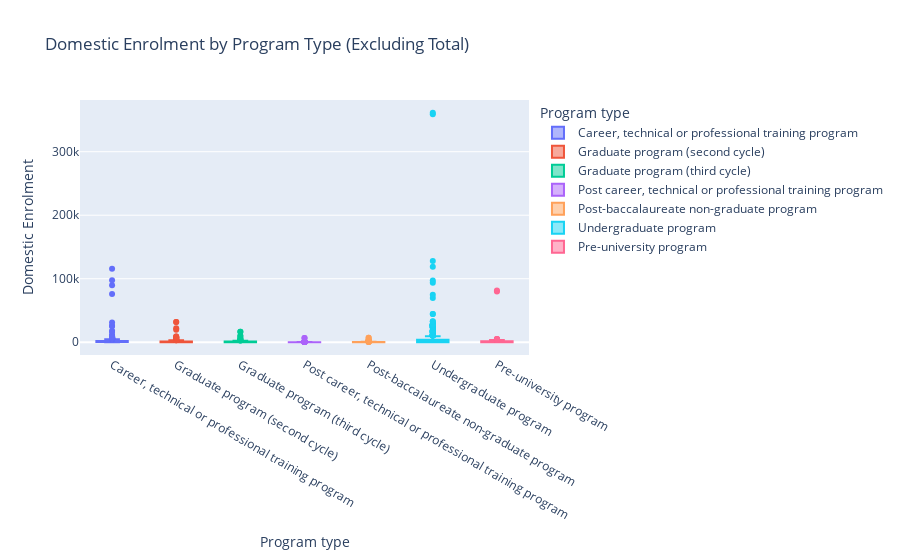

The notebook cell this image was saved under:
### Markdown cell above
Pre-University programs are [unique programs in the Quebec schooling system](https://www.cegepsquebec.ca/en/cegeps/presentation/systeme-scolaire-quebecois/) that prepare students for Undergraduate University programs. 

As the numbers show, they are highly focused towards domestic students coming from the Quebec secondary school system. It accounts for nearly half of all Quebec Diplomas, with almost the entire other half coming from Career, technical or professional programs as with Ontario. 

This career, technical or professional category seems the most appropriate category to compare diplomas

### Code cell
# box plot of program types and their domestic enrolment, excluding Total, program type

fig = px.box(
    cleaned_program_df[
        cleaned_program_df['Program type'] != 'Total, program type'
    ],
    x='Program type',
    y='Domestic Enrolment',
    color='Program type',
    hover_data=['Province/Territory', 'Institution Name'],
    points='outliers',
    title='Domestic Enrolment by Program Type (Excluding Total)',
    template='plotly'
)

fig.show()

### Figure 1 — Plotly figure (JSON) as saved in the notebook; plotly's stock layout.template omitted (floating-point values rounded to 4 significant figures; data arrays with more than 128 entries replaced by an {"elided": "..."} marker saying what was removed)
{"data": [{"alignmentgroup": "True", "boxpoints": "outliers", "customdata": {"elided": "420x2 str values"}, "hovertemplate": "Program type=%{x}<br>Domestic Enrolment=%{y}<br>Province/Territory=%{customdata[0]}<br>Institution Name=%{customdata[1]}<extra></extra>", "legendgroup": "Career, technical or professional training program", "marker": {"color": "#636efa"}, "name": "Career, technical or professional training program", "notched": false, "offsetgroup": "Career, technical or professional training program", "orientation": "v", "showlegend": true, "type": "box", "x": {"elided": "420 str values"}, "x0": " ", "xaxis": "x", "y": {"elided": "420 int values"}, "y0": " ", "yaxis": "y"}, {"alignmentgroup": "True", "boxpoints": "outliers", "customdata": {"elided": "241x2 str values"}, "hovertemplate": "Program type=%{x}<br>Domestic Enrolment=%{y}<br>Province/Territory=%{customdata[0]}<br>Institution Name=%{customdata[1]}<extra></extra>", "legendgroup": "Graduate program (second cycle)", "marker": {"color": "#EF553B"}, "name": "Graduate program (second cycle)", "notched": false, "offsetgroup": "Graduate program (second cycle)", "orientation": "v", "showlegend": true, "type": "box", "x": {"elided": "241 str values"}, "x0": " ", "xaxis": "x", "y": {"elided": "241 int values"}, "y0": " ", "yaxis": "y"}, {"alignmentgroup": "True", "boxpoints": "outliers", "customdata": {"elided": "139x2 str values"}, "hovertemplate": "Program type=%{x}<br>Domestic Enrolment=%{y}<br>Province/Territory=%{customdata[0]}<br>Institution Name=%{customdata[1]}<extra></extra>", "legendgroup": "Graduate program (third cycle)", "marker": {"color": "#00cc96"}, "name": "Graduate program (third cycle)", "notched": false, "offsetgroup": "Graduate program (third cycle)", "orientation": "v", "showlegend": true, "type": "box", "x": {"elided": "139 str values"}, "x0": " ", "xaxis": "x", "y": {"elided": "139 int values"}, "y0": " ", "yaxis": "y"}, {"alignmentgroup": "True", "boxpoints": "outliers", "customdata": {"elided": "136x2 str values"}, "hovertemplate": "Program type=%{x}<br>Domestic Enrolment=%{y}<br>Province/Territory=%{customdata[0]}<br>Institution Name=%{customdata[1]}<extra></extra>", "legendgroup": "Post career, technical or professional training program", "marker": {"color": "#ab63fa"}, "name": "Post career, technical or professional training program", "notched": false, "offsetgroup": "Post career, technical or professional training program", "orientation": "v", "showlegend": true, "type": "box", "x": {"elided": "136 str values"}, "x0": " ", "xaxis": "x", "y": {"elided": "136 int values"}, "y0": " ", "yaxis": "y"}, {"alignmentgroup": "True", "boxpoints": "outliers", "customdata": {"elided": "160x2 str values"}, "hovertemplate": "Program type=%{x}<br>Domestic Enrolment=%{y}<br>Province/Territory=%{customdata[0]}<br>Institution Name=%{customdata[1]}<extra></extra>", "legendgroup": "Post-baccalaureate non-graduate program", "marker": {"color": "#FFA15A"}, "name": "Post-baccalaureate non-graduate program", "notched": false, "offsetgroup": "Post-baccalaureate non-graduate program", "orientation": "v", "showlegend": true, "type": "box", "x": {"elided": "160 str values"}, "x0": " ", "xaxis": "x", "y": {"elided": "160 int values"}, "y0": " ", "yaxis": "y"}, {"alignmentgroup": "True", "boxpoints": "outliers", "customdata": {"elided": "414x2 str values"}, "hovertemplate": "Program type=%{x}<br>Domestic Enrolment=%{y}<br>Province/Territory=%{customdata[0]}<br>Institution Name=%{customdata[1]}<extra></extra>", "legendgroup": "Undergraduate program", "marker": {"color": "#19d3f3"}, "name": "Undergraduate program", "notched": false, "offsetgroup": "Undergraduate program", "orientation": "v", "showlegend": true, "type": "box", "x": {"elided": "414 str values"}, "x0": " ", "xaxis": "x", "y": {"elided": "414 int values"}, "y0": " ", "yaxis": "y"}, {"alignmentgroup": "True", "boxpoints": "outliers", "customdata": {"elided": "170x2 str values"}, "hovertemplate": "Program type=%{x}<br>Domestic Enrolment=%{y}<br>Province/Territory=%{customdata[0]}<br>Institution Name=%{customdata[1]}<extra></extra>", "legendgroup": "Pre-university program", "marker": {"color": "#FF6692"}, "name": "Pre-university program", "notched": false, "offsetgroup": "Pre-university program", "orientation": "v", "showlegend": true, "type": "box", "x": {"elided": "170 str values"}, "x0": " ", "xaxis": "x", "y": {"elided": "170 int values"}, "y0": " ", "yaxis": "y"}], "layout": {"boxmode": "overlay", "legend": {"title": {"text": "Program type"}, "tracegroupgap": 0}, "title": {"text": "Domestic Enrolment by Program Type (Excluding Total)"}, "xaxis": {"anchor": "y", "categoryarray": ["Career, technical or professional training program", "Graduate program (second cycle)", "Graduate program (third cycle)", "Post career, technical or professional training program", "Post-baccalaureate non-graduate program", "Undergraduate program", "Pre-university program"], "categoryorder": "array", "domain": [0, 1], "title": {"text": "Program type"}}, "yaxis": {"anchor": "x", "domain": [0, 1], "title": {"text": "Domestic Enrolment"}}}}
